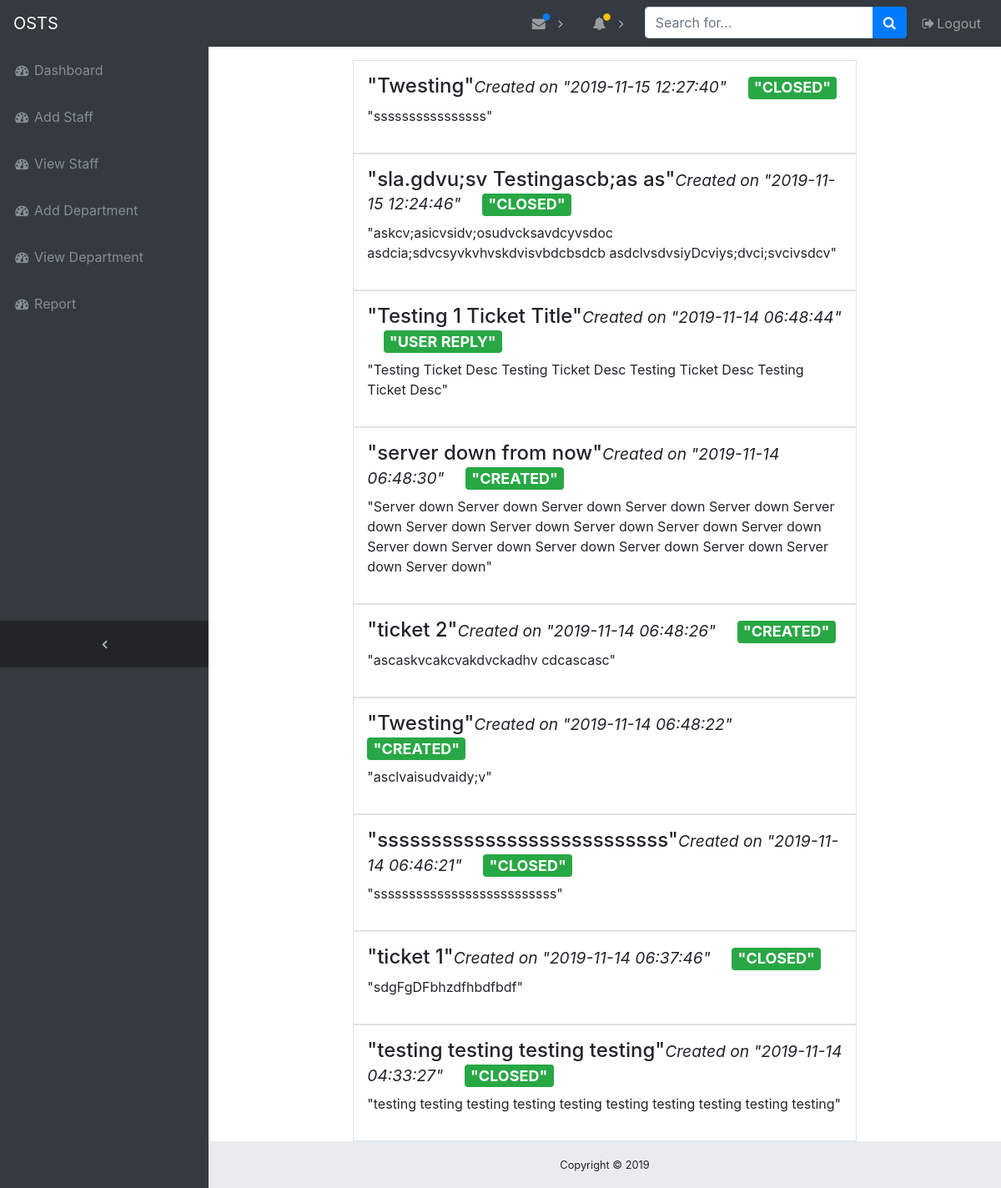
The page /admin/tickets.php (signed in) on the database its author committed.
### tables this page shows
CREATE TABLE `tickets` (
  `ticket_id` int(11) NOT NULL,
  `ticket_title` varchar(255) NOT NULL,
  `ticket_desc` varchar(1000) NOT NULL,
  `ticket_status` varchar(255) NOT NULL,
  `user_id` int(11) NOT NULL,
  `department_id` int(11) NOT NULL,
  `timestamp` timestamp NOT NULL DEFAULT current_timestamp() ON UPDATE current_timestamp()
);

### admin/tickets.php (the view, shortened to what this page needs)
<?php
require 'include/conn.php';
?>
<!doctype html>
<html lang="en">
  <head>
    <link rel="stylesheet" href="https://stackpath.bootstrapcdn.com/bootstrap/4.2.1/css/bootstrap.min.css">
    <link href="https://stackpath.bootstrapcdn.com/font-awesome/4.7.0/css/font-awesome.min.css" rel="stylesheet">
    <link href="css/sb-admin.css" rel="stylesheet">
  </head>
  <body class="fixed-nav sticky-footer bg-dark" id="page-top">
    <?php
    include('include/navigation.php');
    ?>
        <div class="content-wrapper">
          <div class="container-fluid">
            <div class="row">
              <div class="col-2"></div>
              <div class="col-8">
                <?php
                $sql = "SELECT * FROM tickets,department WHERE  department.department_id=tickets.department_id ORDER BY timestamp desc";
                $result = mysqli_query($conn, $sql);
                if (mysqli_num_rows($result) > 0) {
                  while($row = mysqli_fetch_assoc($result)) {
                    $title=$row['ticket_title'];
                    $desc=$row['ticket_desc'];
                    $status = $row['ticket_status'];
                    $time=$row['timestamp'];
                    echo '<div class="media border p-3">
                      <div class="media-body">
                        <h4>"'.$title.'"<small><i>Created on "'.$time.'"</i></small> &nbsp&nbsp&nbsp<span class="badge badge-success">"'. $status.'"</span>
</h4>
                        <p>"'.$desc.'"</p>
                      </div>
                    </div>';
            }
        }
                 ?>
              </div>
                </div>
            </div>
          </div>
          <footer class="sticky-footer">
            <div class="container">
              <div class="text-center">
                <small>Copyright © 2019 </small>
              </div>
            </div>
          </footer>
  </body>
</html>

### admin/css/sb-admin.css (style rules this page uses)
html { position: relative; min-height: 100%; }
body { overflow-x: hidden; }
body.sticky-footer { margin-bottom: 56px; }
body.sticky-footer .content-wrapper { min-height: calc(100vh - 56px - 56px); }
body.fixed-nav { padding-top: 56px; }
.content-wrapper { min-height: calc(100vh - 56px); padding-top: 1rem; }
.content-wrapper { overflow-x: hidden; background: white; }
@media (min-width: 992px) { .content-wrapper { margin-left: 250px; } }
footer.sticky-footer { position: absolute; right: 0; bottom: 0; width: 100%; height: 56px; background-color: #e9ecef; line-height: 55px; }
@media (min-width: 992px) { footer.sticky-footer { width: calc(100% - 250px); } }

### rows shown on the page
tickets: ticket_title "Twesting", timestamp "2019-11-15 12:27:40", ticket_status "CLOSED", ticket_desc "ssssssssssssssss"
tickets: ticket_title "sla.gdvu;sv Testingascb;as as", timestamp "2019-11-15 12:24:46", ticket_status "CLOSED", ticket_desc "askcv;asicvsidv;osudvcksavdcyvsdoc asdcia;sdvcsyvkvhvskdvisvbdcbsdcb asdclvsdvsiyDcviys;dvci;svcivsdcv"
tickets: ticket_title "Testing 1 Ticket Title", timestamp "2019-11-14 06:48:44", ticket_status "USER REPLY", ticket_desc "Testing Ticket Desc Testing Ticket Desc Testing Ticket Desc Testing Ticket Desc"
tickets: ticket_title "server down from now", timestamp "2019-11-14 06:48:30", ticket_status "CREATED", ticket_desc "Server down Server down Server down Server down Server down Server down Server down Server down Server down Server down Server down Server down Server down Server down Server down Server down Server down Server down"
tickets: ticket_title "ticket 2", timestamp "2019-11-14 06:48:26", ticket_status "CREATED", ticket_desc "ascaskvcakcvakdvckadhv cdcascasc"
tickets: ticket_title "Twesting", timestamp "2019-11-14 06:48:22", ticket_status "CREATED", ticket_desc "asclvaisudvaidy;v"
tickets: ticket_title "sssssssssssssssssssssssssss", timestamp "2019-11-14 06:46:21", ticket_status "CLOSED", ticket_desc "ssssssssssssssssssssssssss"
tickets: ticket_title "ticket 1", timestamp "2019-11-14 06:37:46", ticket_status "CLOSED", ticket_desc "sdgFgDFbhzdfhbdfbdf"
tickets: ticket_title "testing testing testing testing", timestamp "2019-11-14 04:33:27", ticket_status "CLOSED", ticket_desc "testing testing testing testing testing testing testing testing testing testing"
